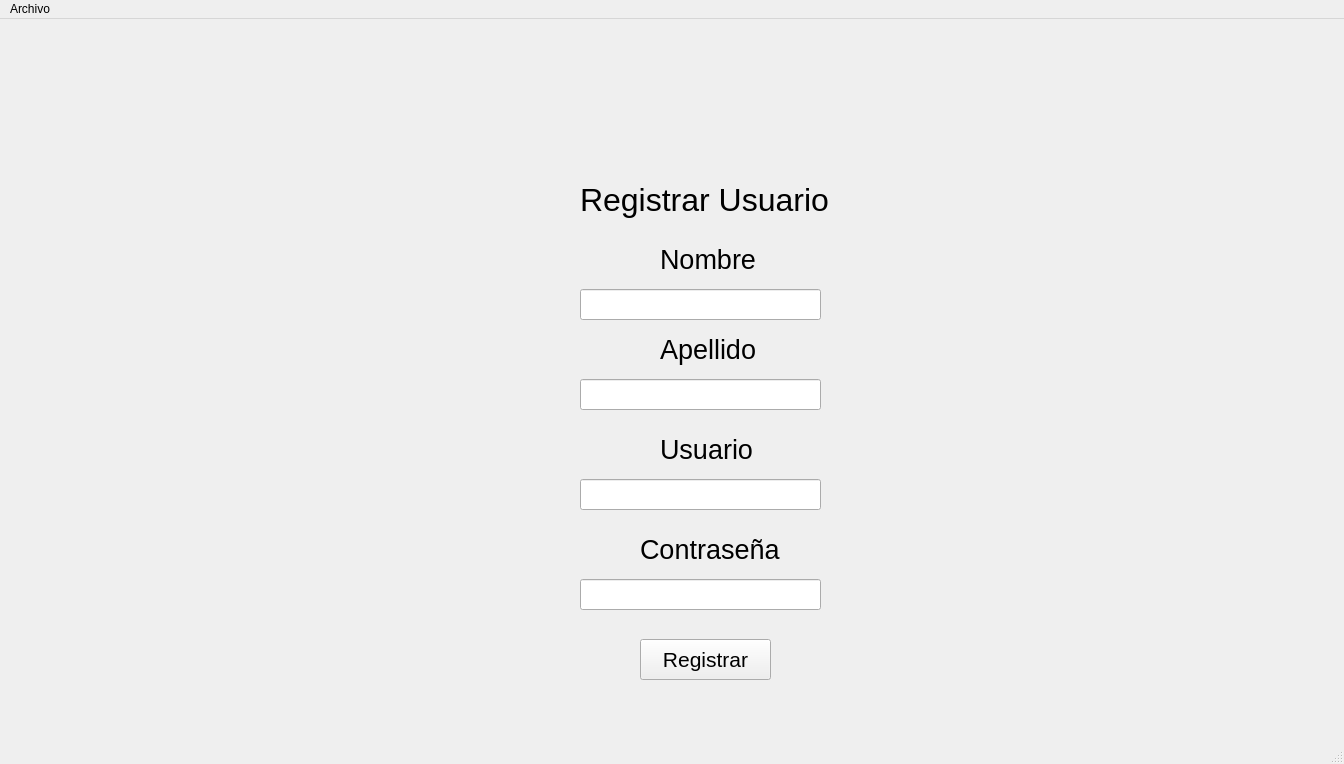
<?xml version="1.0" encoding="UTF-8"?>
<ui version="4.0">
 <class>MainWindow</class>
 <widget class="QMainWindow" name="MainWindow">
  <property name="geometry">
   <rect>
    <x>0</x>
    <y>0</y>
    <width>1344</width>
    <height>764</height>
   </rect>
  </property>
  <property name="windowTitle">
   <string>MainWindow</string>
  </property>
  <widget class="QWidget" name="centralwidget">
   <widget class="QPushButton" name="btn_registrar">
    <property name="geometry">
     <rect>
      <x>640</x>
      <y>620</y>
      <width>131</width>
      <height>41</height>
     </rect>
    </property>
    <property name="font">
     <font>
      <pointsize>16</pointsize>
     </font>
    </property>
    <property name="text">
     <string>Registrar</string>
    </property>
   </widget>
   <widget class="QLabel" name="label">
    <property name="geometry">
     <rect>
      <x>660</x>
      <y>220</y>
      <width>101</width>
      <height>41</height>
     </rect>
    </property>
    <property name="font">
     <font>
      <pointsize>20</pointsize>
     </font>
    </property>
    <property name="text">
     <string>Nombre </string>
    </property>
   </widget>
   <widget class="QLabel" name="label_2">
    <property name="geometry">
     <rect>
      <x>660</x>
      <y>310</y>
      <width>111</width>
      <height>41</height>
     </rect>
    </property>
    <property name="font">
     <font>
      <pointsize>20</pointsize>
     </font>
    </property>
    <property name="text">
     <string>Apellido</string>
    </property>
   </widget>
   <widget class="QLabel" name="label_3">
    <property name="geometry">
     <rect>
      <x>580</x>
      <y>150</y>
      <width>281</width>
      <height>61</height>
     </rect>
    </property>
    <property name="font">
     <font>
      <pointsize>24</pointsize>
     </font>
    </property>
    <property name="text">
     <string>Registrar Usuario</string>
    </property>
   </widget>
   <widget class="QLineEdit" name="input_apellido">
    <property name="geometry">
     <rect>
      <x>580</x>
      <y>360</y>
      <width>241</width>
      <height>31</height>
     </rect>
    </property>
    <property name="alignment">
     <set>Qt::AlignCenter</set>
    </property>
   </widget>
   <widget class="QLineEdit" name="input_nombre">
    <property name="geometry">
     <rect>
      <x>580</x>
      <y>270</y>
      <width>241</width>
      <height>31</height>
     </rect>
    </property>
    <property name="alignment">
     <set>Qt::AlignCenter</set>
    </property>
   </widget>
   <widget class="QPushButton" name="pushButton_2">
    <property name="geometry">
     <rect>
      <x>80</x>
      <y>40</y>
      <width>131</width>
      <height>161</height>
     </rect>
    </property>
    <property name="font">
     <font>
      <pointsize>16</pointsize>
     </font>
    </property>
    <property name="autoFillBackground">
     <bool>false</bool>
    </property>
    <property name="text">
     <string/>
    </property>
    <property name="icon">
     <iconset>
      <normaloff>../img/usuario.png</normaloff>../img/usuario.png</iconset>
    </property>
    <property name="iconSize">
     <size>
      <width>140</width>
      <height>340</height>
     </size>
    </property>
    <property name="autoDefault">
     <bool>false</bool>
    </property>
    <property name="default">
     <bool>false</bool>
    </property>
    <property name="flat">
     <bool>true</bool>
    </property>
   </widget>
   <widget class="QLineEdit" name="input_usuario">
    <property name="geometry">
     <rect>
      <x>580</x>
      <y>460</y>
      <width>241</width>
      <height>31</height>
     </rect>
    </property>
    <property name="alignment">
     <set>Qt::AlignCenter</set>
    </property>
   </widget>
   <widget class="QLabel" name="label_5">
    <property name="geometry">
     <rect>
      <x>660</x>
      <y>410</y>
      <width>121</width>
      <height>41</height>
     </rect>
    </property>
    <property name="font">
     <font>
      <pointsize>20</pointsize>
     </font>
    </property>
    <property name="text">
     <string>Usuario</string>
    </property>
   </widget>
   <widget class="QLabel" name="label_4">
    <property name="geometry">
     <rect>
      <x>1100</x>
      <y>10</y>
      <width>241</width>
      <height>241</height>
     </rect>
    </property>
    <property name="styleSheet">
     <string notr="true"/>
    </property>
    <property name="text">
     <string/>
    </property>
    <property name="pixmap">
     <pixmap>../img/logo.png</pixmap>
    </property>
   </widget>
   <widget class="QLineEdit" name="input_contra">
    <property name="geometry">
     <rect>
      <x>580</x>
      <y>560</y>
      <width>241</width>
      <height>31</height>
     </rect>
    </property>
    <property name="alignment">
     <set>Qt::AlignCenter</set>
    </property>
   </widget>
   <widget class="QLabel" name="label_6">
    <property name="geometry">
     <rect>
      <x>640</x>
      <y>510</y>
      <width>141</width>
      <height>41</height>
     </rect>
    </property>
    <property name="font">
     <font>
      <pointsize>20</pointsize>
     </font>
    </property>
    <property name="text">
     <string>Contraseña</string>
    </property>
   </widget>
  </widget>
  <widget class="QMenuBar" name="menubar">
   <property name="geometry">
    <rect>
     <x>0</x>
     <y>0</y>
     <width>1344</width>
     <height>21</height>
    </rect>
   </property>
   <widget class="QMenu" name="menuLogin">
    <property name="title">
     <string>Archivo</string>
    </property>
    <addaction name="login"/>
    <addaction name="salir"/>
   </widget>
   <addaction name="menuLogin"/>
  </widget>
  <widget class="QStatusBar" name="statusbar"/>
  <action name="login">
   <property name="text">
    <string>Login</string>
   </property>
  </action>
  <action name="salir">
   <property name="text">
    <string>Salir</string>
   </property>
  </action>
 </widget>
 <resources/>
 <connections/>
</ui>
